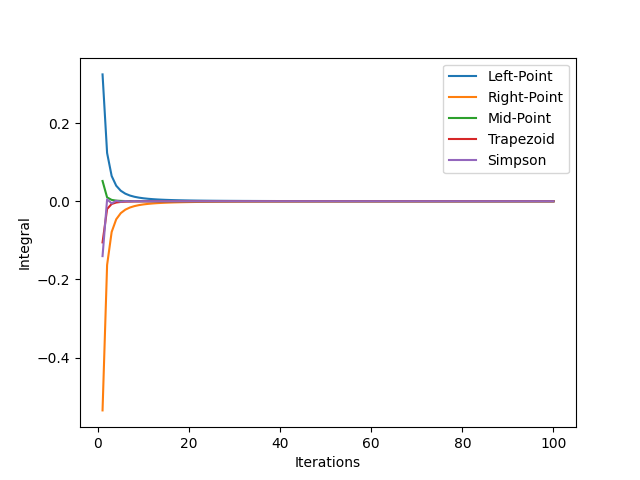

The script that drew this image:
import numpy as np 
import scipy
from scipy import integrate
import matplotlib.pyplot as plt


trapz = np.zeros(102)
simpson = np.zeros(102)
left_point = np.zeros(102)
right_point = np.zeros(102)
mid_point = np.zeros(102) 
for i in range(102): 
    x = np.linspace(0,1,i+1)
    y = np.exp(x) 
    trapz[i] = np.trapz(y, x) 
    simpson[i] = scipy.integrate.simpson(y, x)
    l = 0
    r = 0 
    m = 0
    for j in range(i):
        l = l + np.exp(x[j])*(x[j+1] - x[j])  
        r = r + np.exp(x[j+1])*(x[j+1] - x[j]) 
        m = m + np.exp((x[j]+x[j+1])/2)*(x[j+1] - x[j])
    left_point[i] = l 
    right_point[i] = r
    mid_point[i] = m 



e1 = np.zeros(100) 
e2 = np.zeros(100)
e3 = np.zeros(100)
e4 = np.zeros(100)
e5 = np.zeros(100)
for i in range(100): 
    e1[i] = left_point[i+2] - left_point[i+1] 
    e2[i] = right_point[i+2] - right_point[i+1]
    e3[i] = mid_point[i+2] - mid_point[i+1] 
    e4[i] = trapz[i+2] - trapz[i+1]  
    e5[i] = simpson[i+2] - simpson[i+1]

x = np.linspace(1,100,100)

plt.plot(x, e1, label = 'Left-Point') 
plt.plot(x, e2, label = 'Right-Point')
plt.plot(x, e3, label = 'Mid-Point')
plt.plot(x, e4, label = 'Trapezoid')
plt.plot(x, e5, label = 'Simpson') 

plt.xlabel('Iterations') 
plt.ylabel('Integral') 


plt.legend()
plt.show()
